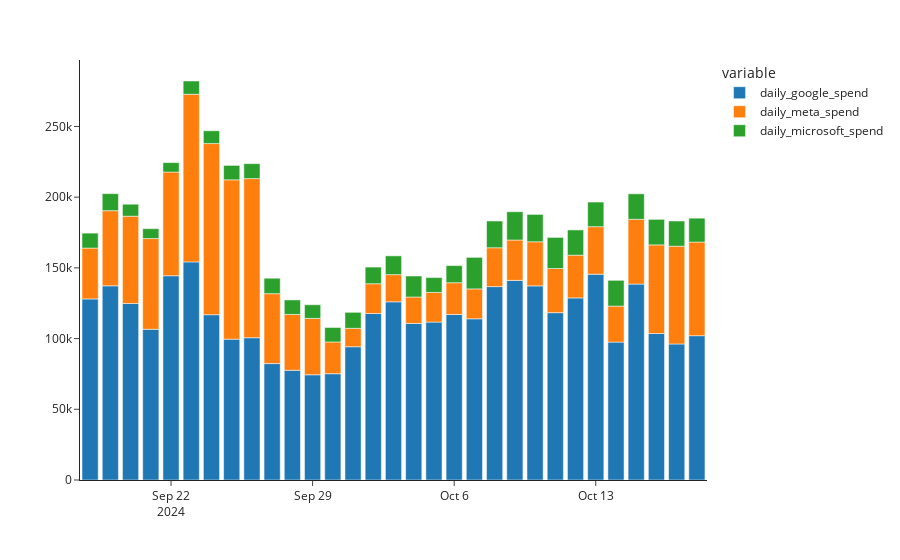

Here is the notebook cell this chart was saved with:
### Code cell
#Visualize
bar = px.bar (budget, x = 'date', y=['daily_google_spend', 'daily_meta_spend', 'daily_microsoft_spend'],  template = 'simple_white')

bar.update_layout(xaxis_title=None, yaxis_title=None)

bar.show()

### Figure 1 — Plotly figure (JSON) as saved in the notebook; plotly's stock layout.template omitted (floating-point values rounded to 4 significant figures)
{"data": [{"alignmentgroup": "True", "hovertemplate": "variable=daily_google_spend<br>date=%{x}<br>value=%{y}<extra></extra>", "legendgroup": "daily_google_spend", "marker": {"color": "#1F77B4", "pattern": {"shape": ""}}, "name": "daily_google_spend", "offsetgroup": "daily_google_spend", "orientation": "v", "showlegend": true, "textposition": "auto", "type": "bar", "x": ["2024-09-18T00:00:00", "2024-09-19T00:00:00", "2024-09-20T00:00:00", "2024-09-21T00:00:00", "2024-09-22T00:00:00", "2024-09-23T00:00:00", "2024-09-24T00:00:00", "2024-09-25T00:00:00", "2024-09-26T00:00:00", "2024-09-27T00:00:00", "2024-09-28T00:00:00", "2024-09-29T00:00:00", "2024-09-30T00:00:00", "2024-10-01T00:00:00", "2024-10-02T00:00:00", "2024-10-03T00:00:00", "2024-10-04T00:00:00", "2024-10-05T00:00:00", "2024-10-06T00:00:00", "2024-10-07T00:00:00", "2024-10-08T00:00:00", "2024-10-09T00:00:00", "2024-10-10T00:00:00", "2024-10-11T00:00:00", "2024-10-12T00:00:00", "2024-10-13T00:00:00", "2024-10-14T00:00:00", "2024-10-15T00:00:00", "2024-10-16T00:00:00", "2024-10-17T00:00:00", "2024-10-18T00:00:00"], "xaxis": "x", "y": [128044, 137322, 124825, 106588, 144448, 154221, 116895, 99603, 100615, 82325, 77585, 74405, 75176, 94234, 117751, 125995, 110733, 111679, 117052, 114000, 136759, 141151, 137263, 118320, 128753, 145504, 97525, 138535, 103600, 96200, 102059], "yaxis": "y"}, {"alignmentgroup": "True", "hovertemplate": "variable=daily_meta_spend<br>date=%{x}<br>value=%{y}<extra></extra>", "legendgroup": "daily_meta_spend", "marker": {"color": "#FF7F0E", "pattern": {"shape": ""}}, "name": "daily_meta_spend", "offsetgroup": "daily_meta_spend", "orientation": "v", "showlegend": true, "textposition": "auto", "type": "bar", "x": ["2024-09-18T00:00:00", "2024-09-19T00:00:00", "2024-09-20T00:00:00", "2024-09-21T00:00:00", "2024-09-22T00:00:00", "2024-09-23T00:00:00", "2024-09-24T00:00:00", "2024-09-25T00:00:00", "2024-09-26T00:00:00", "2024-09-27T00:00:00", "2024-09-28T00:00:00", "2024-09-29T00:00:00", "2024-09-30T00:00:00", "2024-10-01T00:00:00", "2024-10-02T00:00:00", "2024-10-03T00:00:00", "2024-10-04T00:00:00", "2024-10-05T00:00:00", "2024-10-06T00:00:00", "2024-10-07T00:00:00", "2024-10-08T00:00:00", "2024-10-09T00:00:00", "2024-10-10T00:00:00", "2024-10-11T00:00:00", "2024-10-12T00:00:00", "2024-10-13T00:00:00", "2024-10-14T00:00:00", "2024-10-15T00:00:00", "2024-10-16T00:00:00", "2024-10-17T00:00:00", "2024-10-18T00:00:00"], "xaxis": "x", "y": [35950, 53112, 61717, 64140, 73310, 118552, 121010, 112658, 112524, 49426, 39491, 39871, 22426, 13018, 21018, 19221, 18663, 20965, 22445, 21133, 27451, 28561, 31195, 31230, 30208, 33621, 25435, 45817, 62650, 69139, 66171], "yaxis": "y"}, {"alignmentgroup": "True", "hovertemplate": "variable=daily_microsoft_spend<br>date=%{x}<br>value=%{y}<extra></extra>", "legendgroup": "daily_microsoft_spend", "marker": {"color": "#2CA02C", "pattern": {"shape": ""}}, "name": "daily_microsoft_spend", "offsetgroup": "daily_microsoft_spend", "orientation": "v", "showlegend": true, "textposition": "auto", "type": "bar", "x": ["2024-09-18T00:00:00", "2024-09-19T00:00:00", "2024-09-20T00:00:00", "2024-09-21T00:00:00", "2024-09-22T00:00:00", "2024-09-23T00:00:00", "2024-09-24T00:00:00", "2024-09-25T00:00:00", "2024-09-26T00:00:00", "2024-09-27T00:00:00", "2024-09-28T00:00:00", "2024-09-29T00:00:00", "2024-09-30T00:00:00", "2024-10-01T00:00:00", "2024-10-02T00:00:00", "2024-10-03T00:00:00", "2024-10-04T00:00:00", "2024-10-05T00:00:00", "2024-10-06T00:00:00", "2024-10-07T00:00:00", "2024-10-08T00:00:00", "2024-10-09T00:00:00", "2024-10-10T00:00:00", "2024-10-11T00:00:00", "2024-10-12T00:00:00", "2024-10-13T00:00:00", "2024-10-14T00:00:00", "2024-10-15T00:00:00", "2024-10-16T00:00:00", "2024-10-17T00:00:00", "2024-10-18T00:00:00"], "xaxis": "x", "y": [10564, 12048, 8484, 6976, 6684, 9368, 9052, 10196, 10556, 10924, 10252, 9656, 10240, 11304, 11788, 13284, 14876, 10516, 12108, 22296, 18924, 19988, 19344, 21984, 17868, 17420, 18228, 18020, 18052, 17804, 16908], "yaxis": "y"}], "layout": {"autosize": true, "barmode": "relative", "legend": {"title": {"text": "variable"}, "tracegroupgap": 0}, "margin": {"t": 60}, "xaxis": {"anchor": "y", "autorange": true, "domain": [0, 1], "range": ["2024-09-17 12:00", "2024-10-18 12:00"], "title": {}, "type": "date"}, "yaxis": {"anchor": "x", "autorange": true, "domain": [0, 1], "range": [0, 297000.0], "title": {}, "type": "linear"}}}
